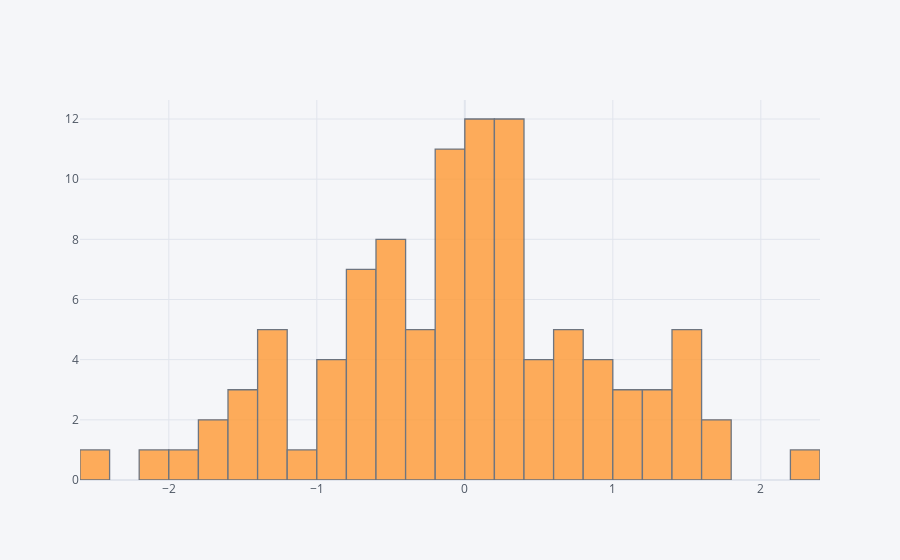

Notebook cell for this chart:
### Markdown cell above
## histogram

### Code cell
df['A'].iplot(kind='hist',bins=25)

### Figure 1 — Plotly figure (JSON) as saved in the notebook; plotly's stock layout.template omitted (floating-point values rounded to 4 significant figures)
{"data": [{"histfunc": "count", "histnorm": "", "marker": {"color": "rgba(255, 153, 51, 1.0)", "line": {"color": "#4D5663", "width": 1.3}}, "name": "A", "nbinsx": 25, "opacity": 0.8, "orientation": "v", "type": "histogram", "x": [-0.6627, -0.1827, 0.3826, 0.3902, -0.5825, 1.41, -1.793, 0.6012, -0.6579, 0.09358, -0.07927, 0.1657, -0.004892, 0.3923, -0.4357, 0.3686, 1.666, -2.005, -0.5906, 1.278, -0.2894, 0.3438, 0.3188, 1.221, -0.4974, -0.08123, -0.1315, 1.437, -0.1561, 0.6245, 0.6099, 0.05469, 0.5494, 0.7442, -0.1773, -1.096, -0.9115, -1.774, 0.3742, -1.302, 0.05979, -0.7572, 1.203, 1.128, -1.444, -0.6758, 0.1608, -0.9108, -0.9155, 0.278, -2.486, 0.3438, 0.8035, 1.652, -0.2599, 0.1032, 0.2695, -1.218, 0.7241, 0.05825, 1.403, 0.06925, -0.7744, -1.537, 0.4531, -0.2513, -0.2828, 1.5, 0.3584, 0.149, -0.464, -0.5414, 0.1206, -0.5739, 0.2504, 0.9408, -1.206, -0.08652, -0.9571, -1.417, -0.4597, -1.3, 0.02026, 1.428, 0.8367, 0.8235, -0.3771, -0.6187, 0.5229, -0.04702, 0.4084, 0.1872, 1.051, -0.7614, -0.1573, 2.248, -1.396, -1.895, 1.082, -0.08459]}], "layout": {"barmode": "overlay", "legend": {"bgcolor": "#F5F6F9", "font": {"color": "#4D5663"}}, "paper_bgcolor": "#F5F6F9", "plot_bgcolor": "#F5F6F9", "title": {"font": {"color": "#4D5663"}}, "xaxis": {"gridcolor": "#E1E5ED", "showgrid": true, "tickfont": {"color": "#4D5663"}, "title": {"font": {"color": "#4D5663"}, "text": ""}, "zerolinecolor": "#E1E5ED"}, "yaxis": {"gridcolor": "#E1E5ED", "showgrid": true, "tickfont": {"color": "#4D5663"}, "title": {"font": {"color": "#4D5663"}, "text": ""}, "zerolinecolor": "#E1E5ED"}}}
